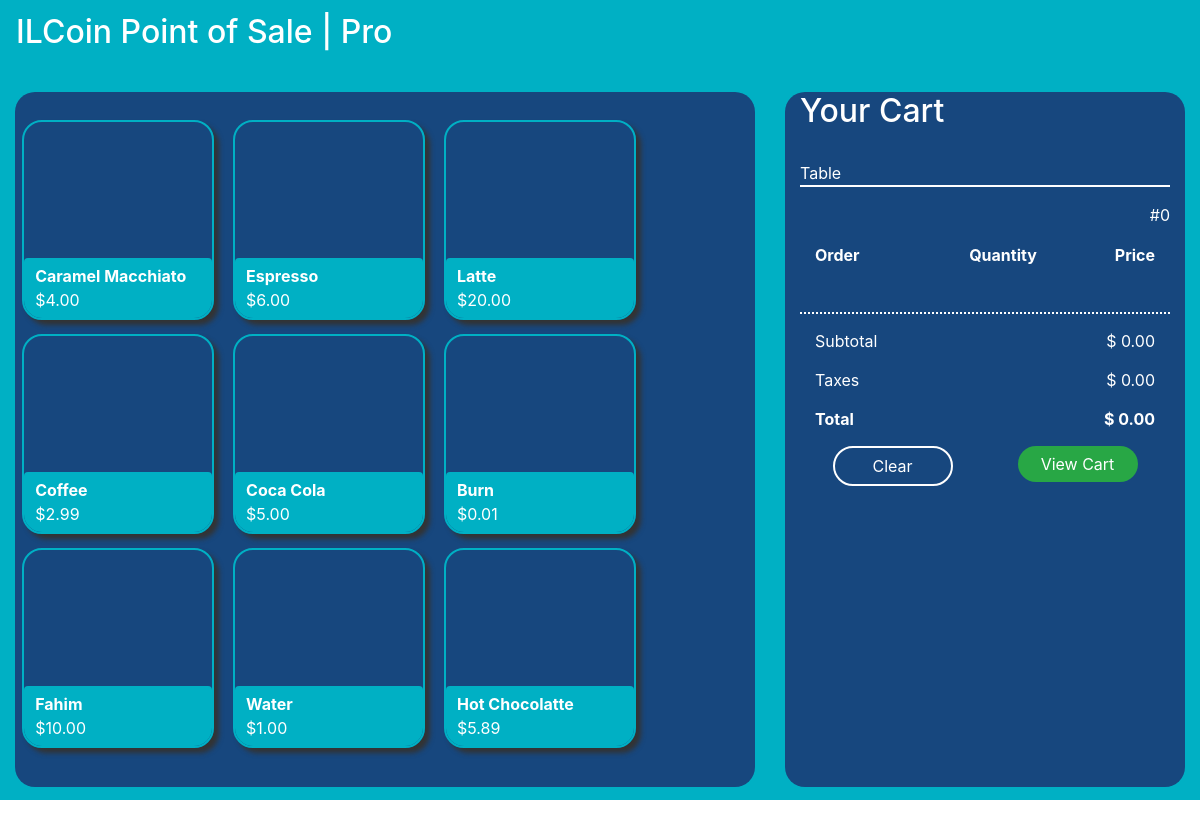
The page / on the database its author committed.
### tables this page shows
CREATE TABLE `products` (
  `id` int(11) NOT NULL,
  `name` varchar(45) NOT NULL,
  `price` decimal(11,2) NOT NULL,
  `image` varchar(300) DEFAULT NULL,
  `in_stock` int(1) DEFAULT NULL,
  `description` mediumtext,
  `ts_create` timestamp NULL DEFAULT CURRENT_TIMESTAMP,
  `ts_update` timestamp NULL DEFAULT CURRENT_TIMESTAMP ON UPDATE CURRENT_TIMESTAMP
);

### config.php (called while the page is built, shortened)
<?php
$storeName = "ILCoin Point of Sale | Pro";
$tax = 0.18;
?>

### index.php (the view, shortened to what this page needs)
<?php
require_once('config.php');
$queryProducts = "SELECT * FROM products WHERE in_stock > 0 ORDER BY id ASC";
$resultH = mysqli_query($conn, $queryProducts) or die("error fetching products table");
?>
<!DOCTYPE html>
<html>
<head>
    <link rel="stylesheet" href="https://stackpath.bootstrapcdn.com/bootstrap/4.5.0/css/bootstrap.min.css">
    <link href="offcanvas.css" rel="stylesheet">
    <link rel="stylesheet" type="text/css" href="style.css">
</head>
<body>
    <header>
        <nav class="navbar navbar-expand-md navbar-dark">
            <a class="navbar-brand">
                <h2><?php echo $storeName; ?></h2>
            </a>
        </nav>
    </header>
    <main role="main">
        <div class="container-fluid">
            <div class="row row-offcanvas row-offcanvas-right">
                <div class="col-12 col-md products">
                    <div class="d-flex flex-row flex-wrap ">
                        <form id="scrollbar-custom" action="index.php" method="POST">
                            <?php
                            while ($outputsH = mysqli_fetch_assoc($resultH)) {
                                echo '
                                <div class="d-inline-flex flex-column articles">
<div class="image" style="background-image:url(' . $outputsH['image'] . ');"></div>
<button class="btn content" type="submit" name="article" value="' . $outputsH['id'] . '_'  . $outputsH['name'] . '_' . $outputsH['price'] . '">
' . $outputsH['name'] . '
<span class="p-2">
$' . $outputsH['price'] . '
</span>
</button>
</div>
';
                            }
                            ?>
                            <div class="w-100" style="margin-top:10px; height:10px;"></div>
                        </form>
                    </div>
                </div>
                <div id="sidebar" class="col-6 col-md-auto sidebar-offcanvas sidebar">
                    <div class="container">
                        <div class="row">
                            <div class="col-12">
                                <h2>Your Cart</h2>
                                <p>Table</p>
                                <p>#<?= array_sum(array_map(function ($element) {
                                        return $element["amount"];
                                    }, $_SESSION["articles"])); ?></p>
                                <div id="scrollbar-custom" class="container card-section1">
                                    <div class="row">
                                        <div class="col">Order</div>
                                        <div class="col-3">Quantity</div>
                                        <div class="col-4">Price</div>
                                    </div>
                                    <?php
                                    $subtotal = array_sum(array_map(function ($element) {
                                        return $element["amount"] * $element["price"];
                                    }, $_SESSION["articles"]));
                                    $taxes = $subtotal * $tax;
                                    $total = $subtotal + $taxes;
                                    ?>
                                </div>
                                <div class="container card-section2">
                                    <div class="row">
                                        <div class="col-8">Subtotal</div>
                                        <div class="col-4">$ <?= number_format($subtotal, 2); ?></div>
                                    </div>
                                    <div class="row">
                                        <div class="col-8">Taxes</div>
                                        <div class="col-4">$ <?= number_format($taxes, 2); ?></div>
                                    </div>
                                    <div class="row">
                                        <div class="col-8">Total</div>
                                        <div class="col-4">$ <?= number_format($total, 2); ?></div>
                                    </div>
                                </div>
                                <div class="container card-section3">
                                    <div class="row justify-content-center text-center">
                                        <div class="col-6">
                                            <form action="./index.php" method="POST">
                                                <button class="btn rounded-pill" type="submit" name="reset_card">Clear</button>
                                            </form>
                                        </div>
                                        <div class="col-6">
                                            <a class='btn btn-success rounded-pill' href="cart.php">View Cart</a>
                                        </div>
                                    </div>
                                </div>
                            </div>
                        </div>
                    </div>
                </div>
            </div>
        </div>
    </main>
</body>
</html>

### offcanvas.css (style rules this page uses)
html, body { overflow-x: hidden; }
body { padding-top: 70px; }

### style.css (style rules this page uses)
body { margin: 0; padding: 0; overflow: hidden; color: white; max-height: 100vh; }
header { display: block; }
header nav { background-color: var(--body-background) !important; }
main { display: block; overflow: hidden; height: var(--mainFullHeight); background-color: var(--body-background); }
main>div>div { height: var(--mainFullHeight); }
main .products>div { margin: 20px auto; background-color: var(--content-background); border-radius: 20px; }
main .products>div>form { margin: 20px auto; height: var(--innerContentFullHeight); overflow-y: scroll; }
main .products .articles { margin: 0.45rem; max-width: 12rem; min-width: 12rem; height: 200px; overflow: hidden; border-radius: 20px; border: 2px solid #00b0c4; box-shadow: 5px 5px 5px #333333; }
main .products .articles .image { height: 100%; background: no-repeat center center/contain transparent; }
main .products .articles .content { padding: 5px 10px; height: 80px; font-weight: bold; text-align: left; color: white; background-color: var(--products-background); }
main .products .articles .content span { display: block; padding: 0px !important; font-weight: normal; }
main .sidebar>div { width: var(--sitebarMinWidth); }
main .sidebar>div>div { margin-top: 20px; height: calc(var(--contentFullHeight) - 5px); background-color: var(--content-background); border-radius: 20px; }
main .sidebar>div p:first-of-type { margin-top: 30px; border-bottom: 2px solid white; }
main .sidebar>div p:last-of-type { text-align: right; }
main .sidebar>div .card-section1 { padding-bottom: 15px; overflow-y: scroll; min-height: 50px; max-height: 25vh; }
main .sidebar>div .card-section1>div:first-child { padding-bottom: 15px; font-weight: bolder; }
main .sidebar>div .card-section1>div div:nth-child(2) { text-align: center; }
main .sidebar>div .card-section1>div div:last-child { text-align: right; }
main .sidebar>div .card-section2 { margin-top: 15px; border-top: 2px dotted white; }
main .sidebar>div .card-section2>div, main .sidebar>div .card-section3>div { padding-top: 15px; }
main .sidebar>div .card-section2>div div:last-child { text-align: right; }
main .sidebar>div .card-section2>div:last-child { font-weight: bolder; }
main .sidebar>div .card-section3>div .btn { width: 120px; border: 0px solid red; }
main .sidebar>div .card-section3>div>div button { color: white; border: 2px solid white !important; }

### style-vars.css (style rules this page uses)
:root { --mainFullHeight: calc(100vh - 56px); --contentFullHeight: calc(var(--mainFullHeight) - 44px); --innerContentFullHeight: calc(var(--contentFullHeight) - 45px); --sitebarMinWidth: 400px; --body-background: #00b0c4; --content-background: #17477e; --products-background: #00b0c4; --scrollbar-background: #00b0c4; }

### rows shown on the page
products: name "Caramel Macchiato", price "4.00"
products: name "Espresso", price "6.00"
products: name "Latte", price "20.00"
products: name "Coffee", price "2.99"
products: name "Coca Cola", price "5.00"
products: name "Burn", price "0.01"
products: name "Fahim", price "10.00"
products: name "Water", price "1.00"
products: name "Hot Chocolatte", price "5.89"

### other values the page prints
$storeName "ILCoin Point of Sale | Pro"
$subtotal "0.00"
$taxes "0.00"
$total "0.00"
